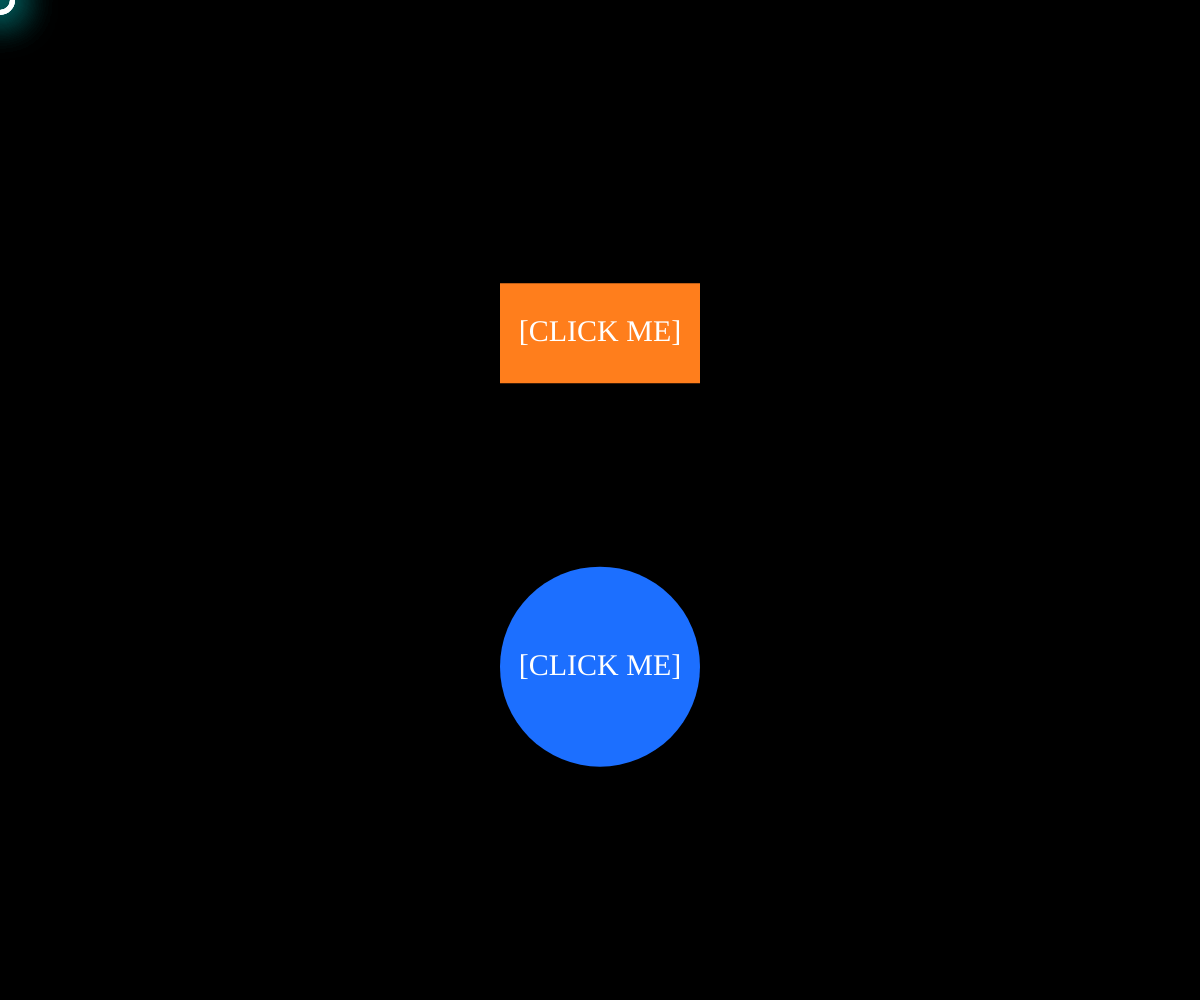
Frame 1 (no input)
Frame 60 (no input): identical to frame 1, image omitted
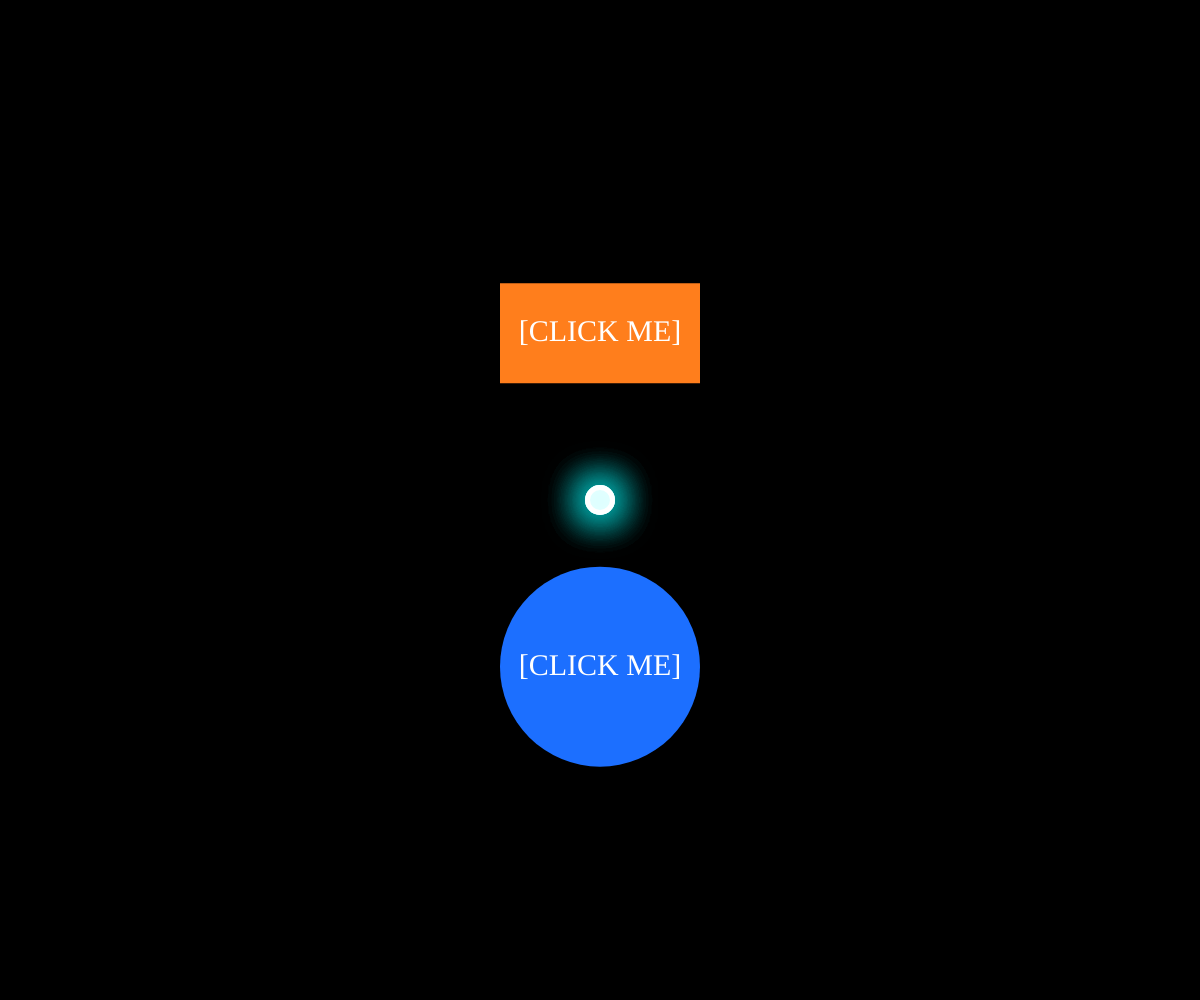
Frame 120 (the mouse pressed at the canvas centre since frame 60)

The p5.js sketch that drew these frames (run headless with seeded random() and noise() and a simulated clock; from frame 60 on, the mouse is pressed at the canvas centre):

// p5.js sketch
// ── sketch.js

const DEFAULT = 0;
const HOVER = 1;
const CLICK = 2;
let boxState;
let cirState;
let hovlen = 0;
let maxHovlen;
let hovrad = 0
let maxHovRad;
let isRolling = false;

//disable scrolling for aesthetics
window.addEventListener('wheel', function(e) {e.preventDefault();}, { passive: false });
// let rectButtonState = 
function setup() {
    createCanvas(visualViewport.width, visualViewport.height);
    background(0);
}

function draw() {
    resizeCanvas(visualViewport.width, visualViewport.height);
    background(0);
    
    //define some vars
    let boxX = width/2-100;
    let boxY = height/3-50;
    let boxLen = 200;
    let boxHei = 100;

    let cirX = width/2;
    let cirY = 2*height/3;
    let rad = 100

    //rect button and collision
    noStroke();
    drawRectButton(boxX, boxY, boxLen, boxHei, color(255, 126, 28))
    checkRectButtonCollision(boxX, boxY, boxLen, boxHei)
    if(boxState == DEFAULT){
        drawRectButton(boxX, boxY, hovlen, boxHei, color(209, 88, 27))
        hovlen-=8;
        hovlen = constrain(hovlen, 0, boxLen)
        
    }else if(boxState == HOVER){
        drawRectButton(boxX, boxY, hovlen, boxHei, color(209, 88, 27))
        hovlen+=8;
        hovlen = constrain(hovlen, 0, boxLen)
    }else if(boxState == CLICK){
        drawRectButton(boxX, boxY, boxLen, boxHei, color(199, 41, 10))
        
      
      
      
      
      
      
      
        
    }
    drawText(boxX+boxLen/2, boxY+boxHei/2, "[CLICK ME]", 30)
    
    //circle button and collision
    noStroke();
    drawCircleButton(cirX, cirY, 2*rad, color(28, 111, 255))
    checkCircleButtonCollision(cirX, cirY, rad)
    if(cirState == DEFAULT){
        drawCircleButton(cirX, cirY, hovrad, color(27, 63, 209))
        hovrad-=10;
        hovrad = constrain(hovrad, 0, 2*rad)
    }else if(cirState == HOVER){
        drawCircleButton(cirX, cirY, hovrad, color(27, 63, 209))
        hovrad+=10;
        hovrad = constrain(hovrad, 0, 2*rad)
    }else if(cirState == CLICK){
        drawCircleButton(cirX, cirY, 2*rad, color(17, 39, 105))
        circlickedonce = true;
      
      
      
      
      
      
    }
    drawText(cirX, cirY, "[CLICK ME]", 30)
  
  
  drawCursor()

}

//rect button
function drawRectButton(x, y, len, hei, col){
    fill(col)
    rect(x, y, len, hei)
}

//circle button
function drawCircleButton(x, y, rad, col){
    fill(col)
    circle(x, y, rad)

}

//handles collisions
function checkRectButtonCollision(x, y, len, hei){
    if(mouseX>=x && mouseX<=x+len && mouseY<=y+hei && mouseY>=y && !mouseIsPressed){
        boxState = HOVER;
    }else if(mouseX>=x && mouseX<=x+len && mouseY<=y+hei && mouseY>=y && mouseIsPressed){
        boxState = CLICK;
    }else{
        boxState = DEFAULT;
    }
}

//handles collisions
function checkCircleButtonCollision(x, y, rad){
    //math .sqrt solves all your problems :)
    if(Math.sqrt(Math.pow(mouseX-x, 2)+Math.pow(mouseY-y, 2))<=rad && !mouseIsPressed){
        cirState = HOVER;
    }else if(Math.sqrt(Math.pow(mouseX-x, 2)+Math.pow(mouseY-y, 2))<=rad && mouseIsPressed){
        cirState = CLICK;
    }else{
        cirState = DEFAULT;
    }
}

function drawText(x, y, t, s){
    push();
        textAlign(CENTER, CENTER);
        textFont('Exo', s); // Set the font to Exo and size to 48
        fill(255); // Set fill color to white
        text(t, x, y);
    pop();
    
}

function drawCursor(){
  noFill()
  drawingContext.shadowBlur = 40;
  drawingContext.shadowColor = color(0, 255, 255);
  if(mouseIsPressed)
    fill(255)
  stroke(255)
  strokeWeight(5)
  circle(mouseX, mouseY, 25);
  circle(mouseX, mouseY, 25);
  circle(mouseX, mouseY, 25);
  drawingContext.shadowBlur = 0;
  drawingContext.shadowColor = 0;
}

function mouseReleased(){
  if(cirState == CLICK)
    play('r.mp4')
  if(boxState == CLICK)
    play('r.mp4')
}
function play(url) {
  if(isRolling == false){
    let vid = document.getElementById("myVid")
    vid.setAttribute("style","width:100vw; height:100vh")
    vid.play();
    
    isRolling = true;
  }
}


// ── style.css
html, body {
  margin: 0;
  padding: 0;
  cursor: none;
}
canvas {
  display: block;
}
